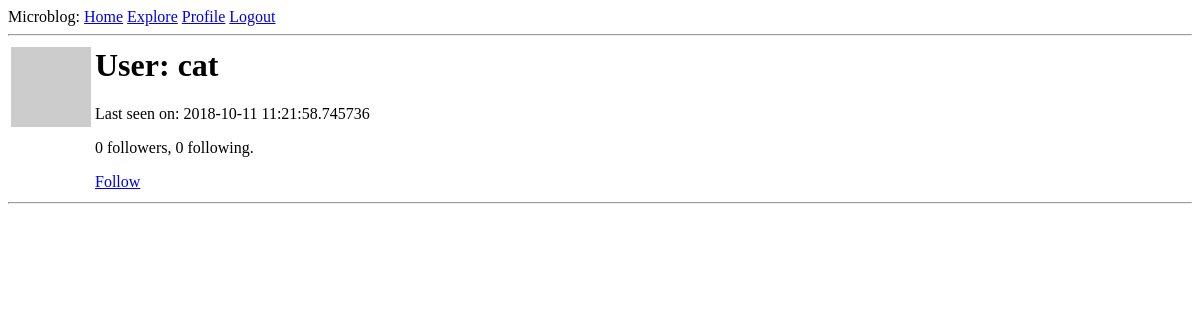
The page /user/cat (signed in) on the database as committed earlier.
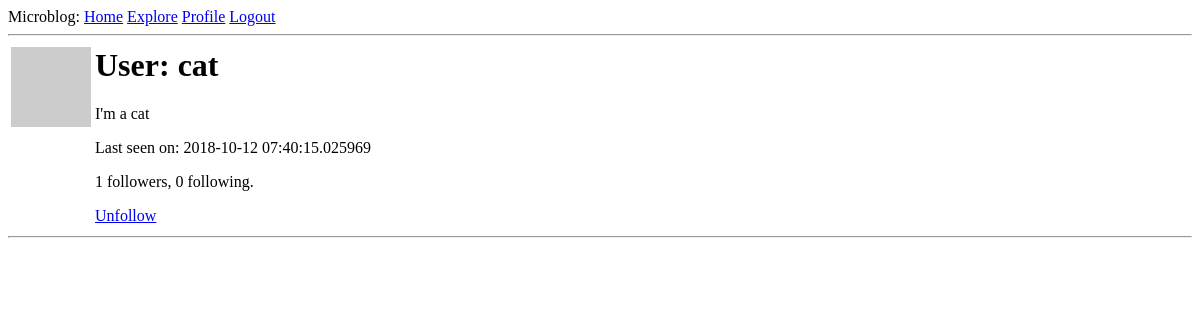
The same page on the database as committed later.
### myapp/models.py (models this page shows, shortened)
class User(UserMixin, db.Model):
    id = db.Column(db.Integer, primary_key=True)
    username = db.Column(db.String(64), index=True, unique=True)
    email = db.Column(db.String(120), index=True, unique=True)
    password_hash = db.Column(db.String(128))
    posts = db.relationship('Post', backref='author', lazy='dynamic')
    about_me = db.Column(db.String(140))
    last_seen = db.Column(db.DateTime, default=datetime.utcnow)
    followed = db.relationship(
        'User',
        secondary=followers,
        primaryjoin=(followers.c.follower_id == id),
        secondaryjoin=(followers.c.followed_id == id),
        backref=db.backref('followers', lazy='dynamic'),
        lazy='dynamic',
    )
    def avatar(self, size):
        digest = md5(self.email.lower().encode('utf-8')).hexdigest()
        return 'https://www.gravatar.com/avatar/{}?d=identicon&s={}'.format(
            digest, size)
    def is_following(self, user):
        return self.followed.filter(
            followers.c.followed_id == user.id).count() > 0

### myapp/routes.py (the view)
@app.route('/user/<username>')
@login_required
def user(username):
    user = User.query.filter_by(username=username).first_or_404()
    page = request.args.get('page', 1, type=int)
    posts = user.posts.order_by(Post.timestamp.desc()).paginate(
        page, app.config['POSTS_PER_PAGE'], False)
    next_url = url_for('user', username=user.username, page=posts.next_num) \
               if posts.has_next else None
    prev_url = url_for('user', username=user.username, page=posts.prev_num) \
               if posts.has_prev else None
    return render_template('user.html', user=user, posts=posts.items,
                           next_url=next_url, prev_url=prev_url)

### myapp/models.py (called while the page is built)
@login.user_loader
def load_user(id):
    return User.query.get(int(id))

### myapp/routes.py (called while the page is built)
@app.before_request
def before_request():
    if current_user.is_authenticated:
        current_user.last_seen = datetime.utcnow()
        db.session.commit()

### myapp/templates/user.html (shortened to what this page needs)
{% extends "base.html"%}
{% block content %}
        <table>
            <tr valign="top">
                <td><img src="{{ user.avatar(128) }}"></td>
                <td>
                    <h1>User: {{ user.username }}</h1>
                    {% if user.about_me %}<p>{{ user.about_me }}</p>{%endif%}
                    {% if user.last_seen %}<p>Last seen on: {{ user.last_seen }}</p>{%endif%}
                    <p>{{ user.followers.count() }} followers, {{ user.followed.count() }} following.</p>
                    {% if user == current_user %}
                        <p><a href="{{ url_for('edit_profile') }}">Edit your profile</a></p>
                    {% elif not current_user.is_following(user) %}
                        <p><a href="{{ url_for('follow', username=user.username)}}">Follow</a></p>
                    {% else %}
                        <p><a href="{{ url_for('unfollow', username=user.username)}}">Unfollow</a></p>
                    {% endif %}
                </td>
            </tr>
        </table>
        <hr>
{% endblock %}

Rows that differ between the two databases and show on the page:
changed User "cat": about_me (not shown) → "I'm a cat"; last_seen "2018-10-11 11:21:58.745736" → "2018-10-12 07:40:15.025969"
Other text that changed with them:
{{ user.followers.count() }}: "0" → "1"
text no longer shown: "Follow"
text now shown: "Unfollow"
